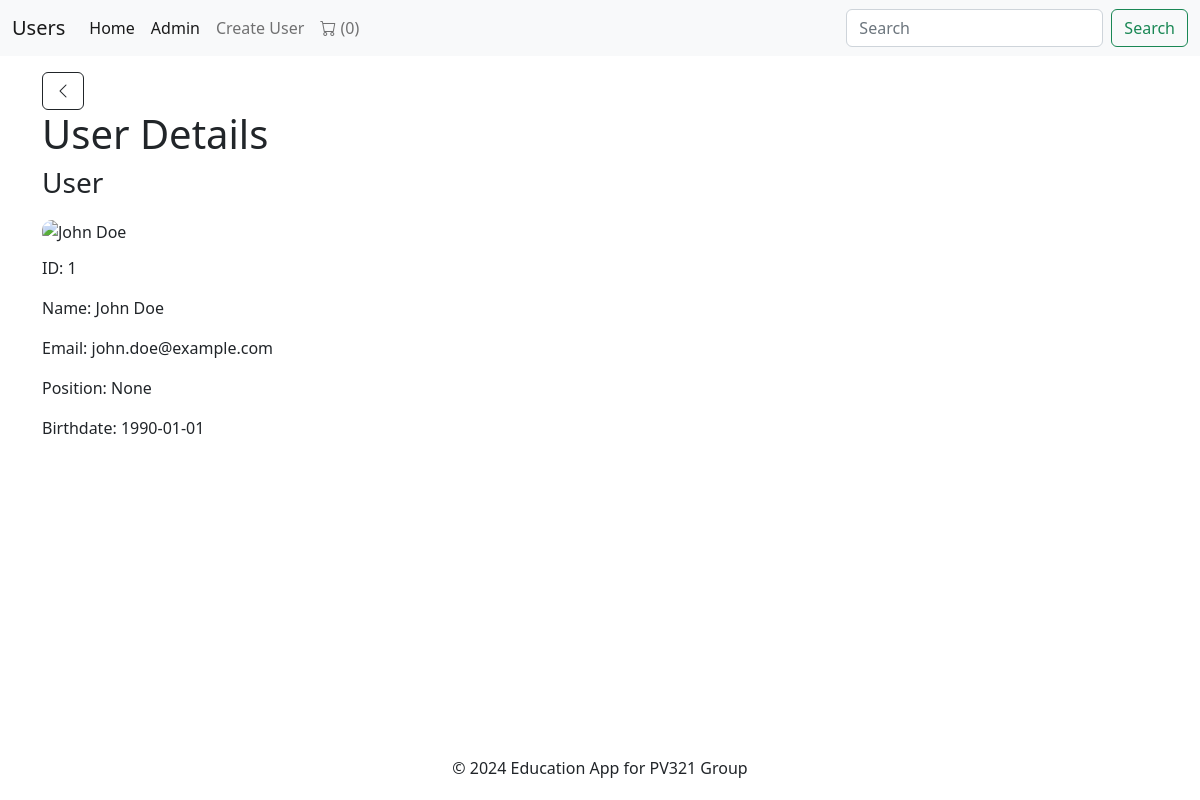
The page /users/details/1 on the database its author committed.
### users/models.py (models this page shows, shortened)
class User(models.Model):
    POSITIONS = [
        ("1", "Developer"),
        ("2", "Designer"),
        ("3", "Manager"),
        ("4", "Administrator")
    ]
    name = models.CharField(max_length=255)
    email = models.EmailField()
    birthdate = models.DateField()
    username = models.CharField(max_length=255)
    avatar = models.ImageField(upload_to="avatars/", blank=True, null=True)
    position = models.CharField(max_length=255, choices=POSITIONS, blank=True, null=True)

### users/views.py (the view)
# urls.py: path("details/<int:id>", views.details),
def details(request, id):
    user = User.objects.get(id=id)
    return render(request, "details.html", {
        "user": {
            **model_to_dict(user),
            "positionName": dict(user.POSITIONS).get(user.position)
        },
        "return_url": "/users/home"
    })

### cart/cart.py (called while the page is built)
def get_cart_items(session):
    return session.get(CART_KEY, {})

def get_cart_size(session):
    return len(get_cart_items(session))

### first_app/context_processors.py (called while the page is built)
def cart_count(request):
    return {'cart_count': get_cart_size(request.session)}

### users/templates/details.html
{% extends "_layout.html" %}
{% block header %}User Details{% endblock %}
{% block content %}
<div class="user-details">
    <h3>User</h3>
    <div>
        {% if user.avatar %}
        <img src="{{user.avatar.url}}" alt="{{user.name}}">
        {% else %}
        <img src="https://m.media-amazon.com/images/I/719uMEB4kiL._AC_UF1000,1000_QL80_.jpg" alt="{{user.name}}">
        {% endif %}
    </div>
    <p>ID: {{user.id}}</p>
    <p>Name: {{user.name}}</p>
    <p>Email: {{user.email}}</p>
    <p>Position: {{user.positionName}}</p>
    <p>Birthdate: {{user.birthdate | date:"Y-m-d"}}</p>
</div>
{% endblock %}

### users/static/style.css (style rules this page uses)
body { min-height: 100vh; display: flex; flex-direction: column; }
.user-details img, .user-edit-form img { height: 200px; width: auto; object-fit: contain; border-radius: 10px; margin: 12px 0; }

### rows shown on the page
User: name "John Doe", email "john.doe@example.com", birthdate "1990-01-01"

### other values the page prints
{{ cart_count }} "0"
{{ user.id }} "1"
{{ user.positionName }} "None"
